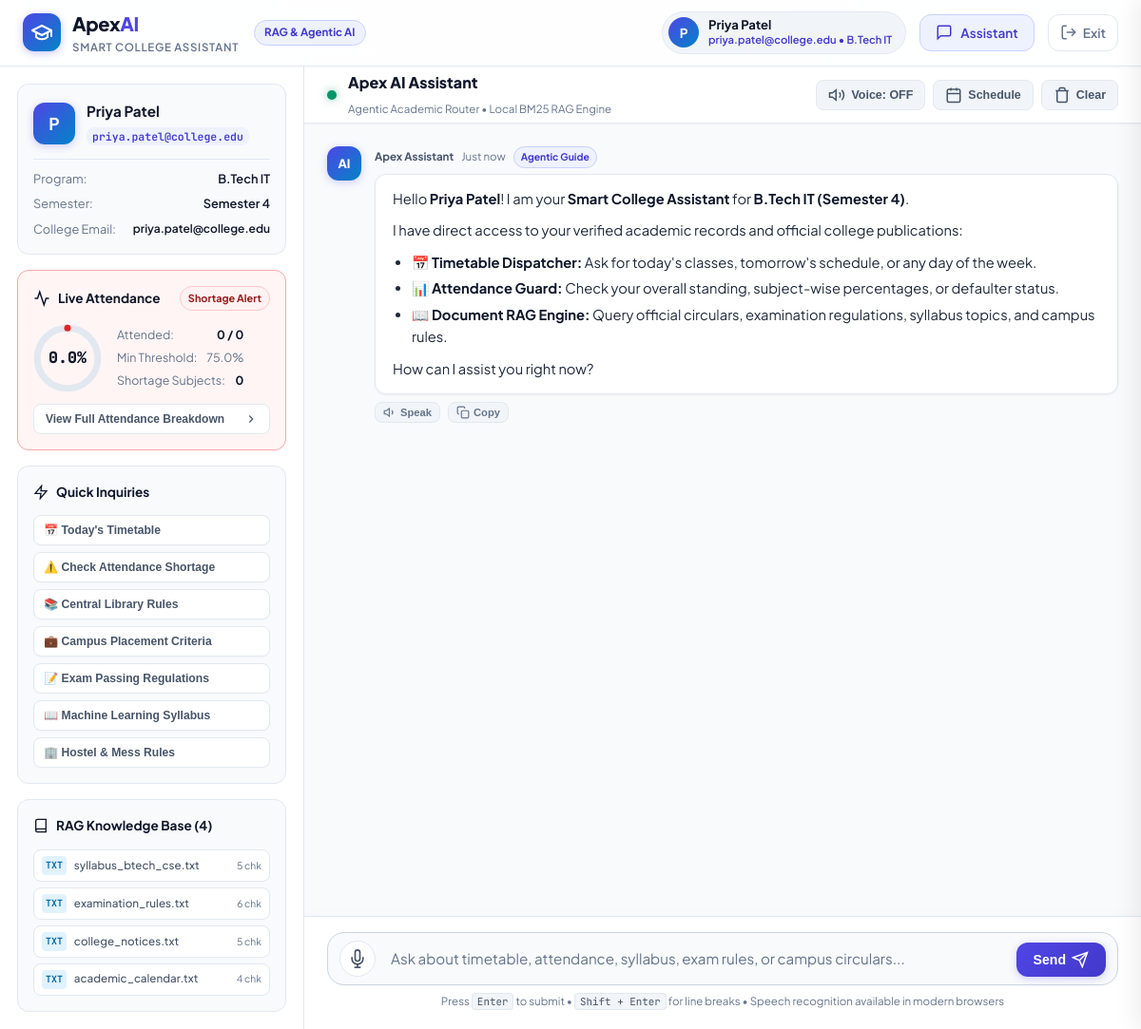
/chat (signed in), run on the app's committed database.
### tables this page shows
CREATE TABLE uploaded_documents (
                id INTEGER PRIMARY KEY AUTOINCREMENT,
                filename TEXT NOT NULL,
                original_name TEXT NOT NULL,
                file_type TEXT NOT NULL,
                file_size INTEGER NOT NULL,
                upload_date TEXT NOT NULL,
                chunk_count INTEGER NOT NULL DEFAULT 0
            );

### app.py (the view)
@app.route("/chat")
@login_required
def chat_dashboard():
    student_id = session.get("user_id")
    role = session.get("role")
    attendance_data = None
    timetable_data = None
    if role == "student":
        attendance_data = get_student_attendance(student_id)
        timetable_data = get_timetable_for_student(student_id)
    documents = list_all_documents()
    return render_template(
        "chat.html",
        attendance=attendance_data,
        timetable=timetable_data,
        documents=documents
    )

### templates/chat.html (shortened to what this page needs)
{% extends "base.html" %}
{% block content %}
<div class="chat-layout">
    <aside class="chat-sidebar">
        <div class="sidebar-card student-card">
            <div class="student-card-header">
                <div class="student-avatar">{{ current_user.name[:1] | upper }}</div>
                <div class="student-meta">
                    <h3 class="student-name">{{ current_user.name }}</h3>
                    <span class="student-id-tag">{{ current_user.id }}</span>
                </div>
            </div>
            <div class="student-card-details">
                <div class="detail-row">
                    <span class="detail-label">Program:</span>
                    <span class="detail-val">{{ current_user.class_name }}</span>
                </div>
                <div class="detail-row">
                    <span class="detail-label">Semester:</span>
                    <span class="detail-val">Semester {{ current_user.semester }}</span>
                </div>
                <div class="detail-row">
                    <span class="detail-label">College Email:</span>
                    <span class="detail-val email-text">{{ current_user.email }}</span>
                </div>
            </div>
        </div>
        {% if attendance %}
        <div class="sidebar-card attendance-card {% if attendance.overall_is_low %}status-alert{% endif %}">
            <div class="sidebar-card-title">
                <div class="title-with-icon">
                    <svg width="18" height="18" viewBox="0 0 24 24" fill="none" stroke="currentColor" stroke-width="2">
                        <path d="M22 12h-4l-3 9L9 3l-3 9H2"></path>
                    </svg>
                    <span>Live Attendance</span>
                </div>
                {% if attendance.overall_is_low %}
                    <span class="pill-badge badge-warning">Shortage Alert</span>
                {% else %}
                    <span class="pill-badge badge-success">Good Standing</span>
                {% endif %}
            </div>
            <div class="attendance-metric-box">
                <div class="metric-circle-gauge">
                    <svg viewBox="0 0 36 36" class="circular-chart">
                        <path class="circle-bg"
                            d="M18 2.0845 a 15.9155 15.9155 0 0 1 0 31.831 a 15.9155 15.9155 0 0 1 0 -31.831"
                        />
                        <path class="circle {% if attendance.overall_is_low %}warning{% else %}good{% endif %}"
                            stroke-dasharray="{{ attendance.overall_percentage }}, 100"
                            d="M18 2.0845 a 15.9155 15.9155 0 0 1 0 31.831 a 15.9155 15.9155 0 0 1 0 -31.831"
                        />
                        <text x="18" y="20.35" class="percentage-text">{{ attendance.overall_percentage }}%</text>
                    </svg>
                </div>
                <div class="metric-stats">
                    <div class="stat-line">
                        <span>Attended:</span>
                        <strong>{{ attendance.overall_attended }} / {{ attendance.overall_total }}</strong>
                    </div>
                    <div class="stat-line">
                        <span>Min Threshold:</span>
                        <span>75.0%</span>
                    </div>
                    <div class="stat-line">
                        <span>Shortage Subjects:</span>
                        <strong class="{% if attendance.low_attendance_count > 0 %}text-danger{% endif %}">
                            {{ attendance.low_attendance_count }}
                        </strong>
                    </div>
                </div>
            </div>
            <button type="button" class="view-drawer-btn" onclick="openDrawer('attendance')">
                <span>View Full Attendance Breakdown</span>
                <svg width="14" height="14" viewBox="0 0 24 24" fill="none" stroke="currentColor" stroke-width="2"><polyline points="9 18 15 12 9 6"></polyline></svg>
            </button>
        </div>
        {% endif %}
        <div class="sidebar-card prompts-card">
            <div class="sidebar-card-title">
                <div class="title-with-icon">
                    <svg width="16" height="16" viewBox="0 0 24 24" fill="none" stroke="currentColor" stroke-width="2">
                        <polygon points="13 2 3 14 12 14 11 22 21 10 12 10 13 2"></polygon>
                    </svg>
                    <span>Quick Inquiries</span>
                </div>
            </div>
            <div class="prompt-chips">
                <button type="button" class="prompt-chip" onclick="sendQuickPrompt('What is my timetable for today?')">
                    📅 Today's Timetable
                </button>
                <button type="button" class="prompt-chip" onclick="sendQuickPrompt('Do I have any low attendance subjects or shortage?')">
                    ⚠️ Check Attendance Shortage
                </button>
                <button type="button" class="prompt-chip" onclick="sendQuickPrompt('What are the central library timings and book borrowing rules?')">
                    📚 Central Library Rules
                </button>
                <button type="button" class="prompt-chip" onclick="sendQuickPrompt('What are the campus placement eligibility criteria for 2026?')">
                    💼 Campus Placement Criteria
                </button>
                <button type="button" class="prompt-chip" onclick="sendQuickPrompt('What are the examination rules and passing criteria?')">
                    📝 Exam Passing Regulations
                </button>
                <button type="button" class="prompt-chip" onclick="sendQuickPrompt('Explain the Machine Learning course syllabus and lab work')">
                    📖 Machine Learning Syllabus
                </button>
                <button type="button" class="prompt-chip" onclick="sendQuickPrompt('What are the hostel curfew timings and mess schedule?')">
                    🏢 Hostel & Mess Rules
                </button>
            </div>
        </div>
        <div class="sidebar-card docs-card">
            <div class="sidebar-card-title">
                <div class="title-with-icon">
                    <svg width="16" height="16" viewBox="0 0 24 24" fill="none" stroke="currentColor" stroke-width="2">
                        <path d="M4 19.5A2.5 2.5 0 0 1 6.5 17H20"></path>
                        <path d="M6.5 2H20v20H6.5A2.5 2.5 0 0 1 4 19.5v-15A2.5 2.5 0 0 1 6.5 2z"></path>
                    </svg>
                    <span>RAG Knowledge Base ({{ documents | length }})</span>
                </div>
            </div>
            <div class="doc-list-compact">
                {% for doc in documents %}
                <div class="doc-item-compact" onclick="sendQuickPrompt('Summarize key points from {{ doc.filename }}')">
                    <span class="doc-badge">{{ doc.file_type }}</span>
                    <span class="doc-title" title="{{ doc.original_name }}">{{ doc.original_name }}</span>
                    <span class="doc-chunks">{{ doc.chunk_count }} chk</span>
                </div>
                {% endfor %}
            </div>
        </div>
    </aside>
    <section class="chat-workspace">
        <div class="workspace-header">
            <div class="ai-status-indicator">
                <div class="status-pulse-dot"></div>
                <div class="ai-header-info">
                    <h2>Apex AI Assistant</h2>
                    <span class="ai-sub">Agentic Academic Router &bull; Local BM25 RAG Engine</span>
                </div>
            </div>
            <div class="workspace-controls">
                <button type="button" class="control-btn" id="tts-toggle-btn" onclick="toggleAudioReading()" title="Toggle voice narration">
                    <svg id="tts-icon-on" width="18" height="18" viewBox="0 0 24 24" fill="none" stroke="currentColor" stroke-width="2">
                        <polygon points="11 5 6 9 2 9 2 15 6 15 11 19 11 5"></polygon>
                        <path d="M19.07 4.93a10 10 0 0 1 0 14.14M15.54 8.46a5 5 0 0 1 0 7.07"></path>
                    </svg>
                    <span id="tts-label">Voice: OFF</span>
                </button>
                <button type="button" class="control-btn" onclick="openDrawer('timetable')" title="View timetable schedule">
                    <svg width="18" height="18" viewBox="0 0 24 24" fill="none" stroke="currentColor" stroke-width="2">
                        <rect x="3" y="4" width="18" height="18" rx="2" ry="2"></rect>
                        <line x1="16" y1="2" x2="16" y2="6"></line>
                        <line x1="8" y1="2" x2="8" y2="6"></line>
                        <line x1="3" y1="10" x2="21" y2="10"></line>
                    </svg>
                    <span>Schedule</span>
                </button>
                <button type="button" class="control-btn danger-hover" onclick="clearConversation()" title="Clear conversation history">
                    <svg width="18" height="18" viewBox="0 0 24 24" fill="none" stroke="currentColor" stroke-width="2">
                        <polyline points="3 6 5 6 21 6"></polyline>
                        <path d="M19 6v14a2 2 0 0 1-2 2H7a2 2 0 0 1-2-2V6m3 0V4a2 2 0 0 1 2-2h4a2 2 0 0 1 2 2v2"></path>
                    </svg>
                    <span>Clear</span>
                </button>
            </div>
        </div>
        <div class="chat-messages-container" id="chatMessages">
            <div class="chat-message assistant-message" id="welcome-msg">
                <div class="message-avatar">
                    <div class="bot-icon">AI</div>
                </div>
                <div class="message-content-wrapper">
                    <div class="message-header">
                        <span class="message-sender">Apex Assistant</span>
                        <span class="message-time">Just now</span>
                        <span class="source-tag system">Agentic Guide</span>
                    </div>
                    <div class="message-bubble">
                        <p>Hello <strong>{{ current_user.name }}</strong>! I am your <strong>Smart College Assistant</strong> for <strong>{{ current_user.class_name }} (Semester {{ current_user.semester }})</strong>.</p>
                        <p>I have direct access to your verified academic records and official college publications:</p>
                        <ul>
                            <li><strong>📅 Timetable Dispatcher:</strong> Ask for today's classes, tomorrow's schedule, or any day of the week.</li>
                            <li><strong>📊 Attendance Guard:</strong> Check your overall standing, subject-wise percentages, or defaulter status.</li>
                            <li><strong>📖 Document RAG Engine:</strong> Query official circulars, examination regulations, syllabus topics, and campus rules.</li>
                        </ul>
                        <p>How can I assist you right now?</p>
                    </div>
                    <div class="message-actions">
                        <button type="button" class="msg-action-btn" onclick="readMessageAudio(this)" title="Read aloud">
                            <svg width="14" height="14" viewBox="0 0 24 24" fill="none" stroke="currentColor" stroke-width="2"><polygon points="11 5 6 9 2 9 2 15 6 15 11 19 11 5"></polygon><path d="M15.54 8.46a5 5 0 0 1 0 7.07"></path></svg>
                            <span>Speak</span>
                        </button>
                        <button type="button" class="msg-action-btn" onclick="copyMessageText(this)" title="Copy text">
                            <svg width="14" height="14" viewBox="0 0 24 24" fill="none" stroke="currentColor" stroke-width="2"><rect x="9" y="9" width="13" height="13" rx="2" ry="2"></rect><path d="M5 15H4a2 2 0 0 1-2-2V4a2 2 0 0 1 2-2h9a2 2 0 0 1 2 2v1"></path></svg>
                            <span>Copy</span>
                        </button>
                    </div>
                </div>
            </div>
        </div>
        <div class="chat-input-area">
            <form id="chatForm" onsubmit="handleChatSubmit(event)" class="chat-form">
                <div class="input-bar-container">
                    <button type="button" class="voice-input-btn" id="voice-record-btn" onclick="toggleVoiceInput()" title="Voice input (Speech to Text)">
                        <svg width="20" height="20" viewBox="0 0 24 24" fill="none" stroke="currentColor" stroke-width="2">
                            <path d="M12 1a3 3 0 0 0-3 3v8a3 3 0 0 0 6 0V4a3 3 0 0 0-3-3z"></path>
                            <path d="M19 10v2a7 7 0 0 1-14 0v-2"></path>
                            <line x1="12" y1="19" x2="12" y2="23"></line>
                            <line x1="8" y1="23" x2="16" y2="23"></line>
                        </svg>
                    </button>
                    <textarea
                        name="message"
                        id="userMessageInput"
                        rows="1"
                        placeholder="Ask about timetable, attendance, syllabus, exam rules, or campus circulars..."
                        required
                        onkeydown="handleTextareaKeydown(event)"
                        oninput="autoResizeTextarea(this)"
                    ></textarea>
                    <button type="submit" class="send-message-btn" id="sendBtn" title="Send message">
                        <span>Send</span>
                        <svg width="18" height="18" viewBox="0 0 24 24" fill="none" stroke="currentColor" stroke-width="2">
                            <line x1="22" y1="2" x2="11" y2="13"></line>
                            <polygon points="22 2 15 22 11 13 2 9 22 2"></polygon>
                        </svg>
                    </button>
                </div>
            </form>
            <div class="input-helper-text">
                Press <kbd>Enter</kbd> to submit &bull; <kbd>Shift + Enter</kbd> for line breaks &bull; Speech recognition available in modern browsers
            </div>
        </div>
    </section>
</div>
{% endblock %}

### data on the page
uploaded_documents: file_type "TXT", original_name "syllabus_btech_cse.txt", chunk_count "5"
uploaded_documents: file_type "TXT", original_name "examination_rules.txt", chunk_count "6"
uploaded_documents: file_type "TXT", original_name "college_notices.txt", chunk_count "5"
uploaded_documents: file_type "TXT", original_name "academic_calendar.txt", chunk_count "4"

### other printed values
{{ current_user.name[:1] | upper }} "P"
{{ current_user.name }} "Priya Patel"
{{ current_user.id }} "priya.patel@college.edu"
{{ current_user.class_name }} "B.Tech IT"
{{ current_user.semester }} "4"
{{ current_user.email }} "priya.patel@college.edu"
{{ attendance.overall_percentage }} "0.0"
{{ attendance.overall_attended }} "0"
{{ attendance.overall_total }} "0"
{{ attendance.low_attendance_count }} "0"
{{ documents | length }} "4"
